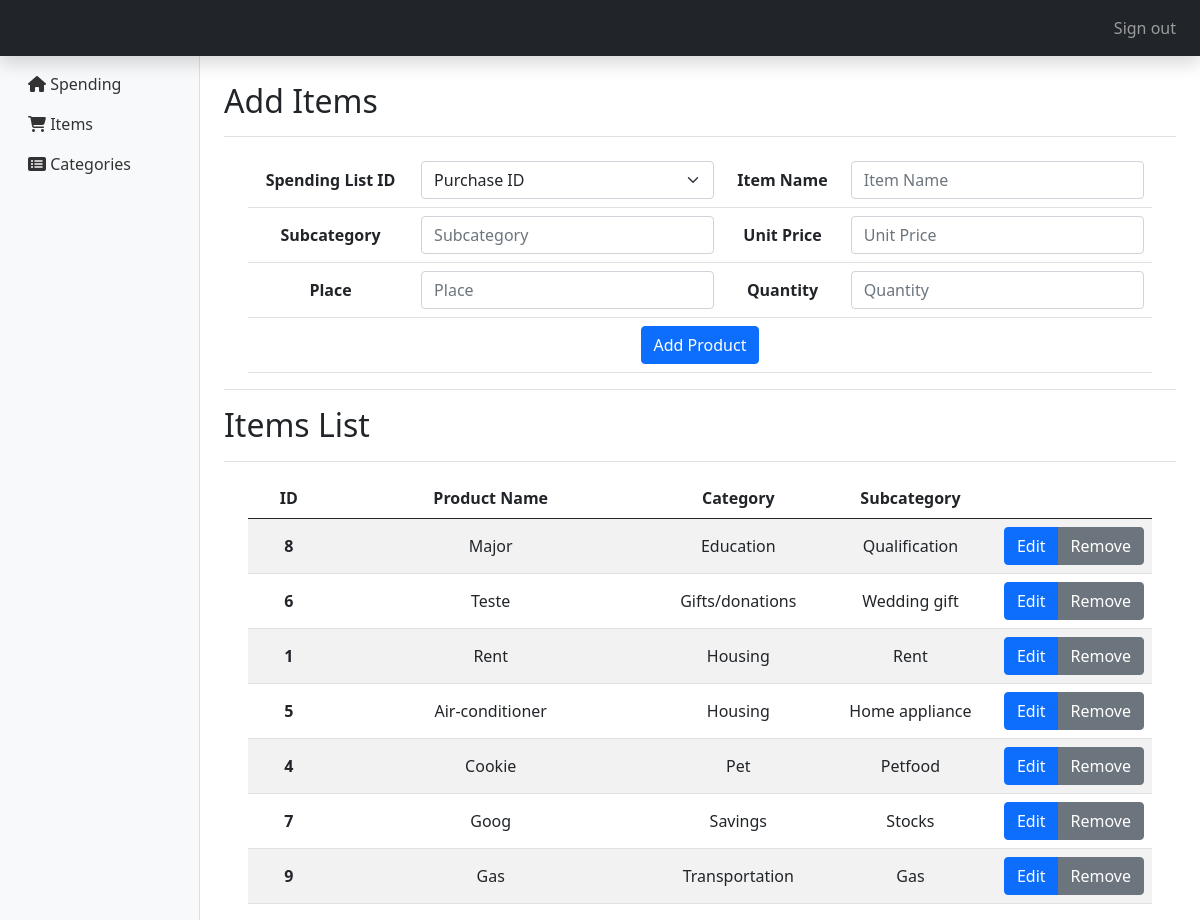
The app's page /items (signed in), older data.
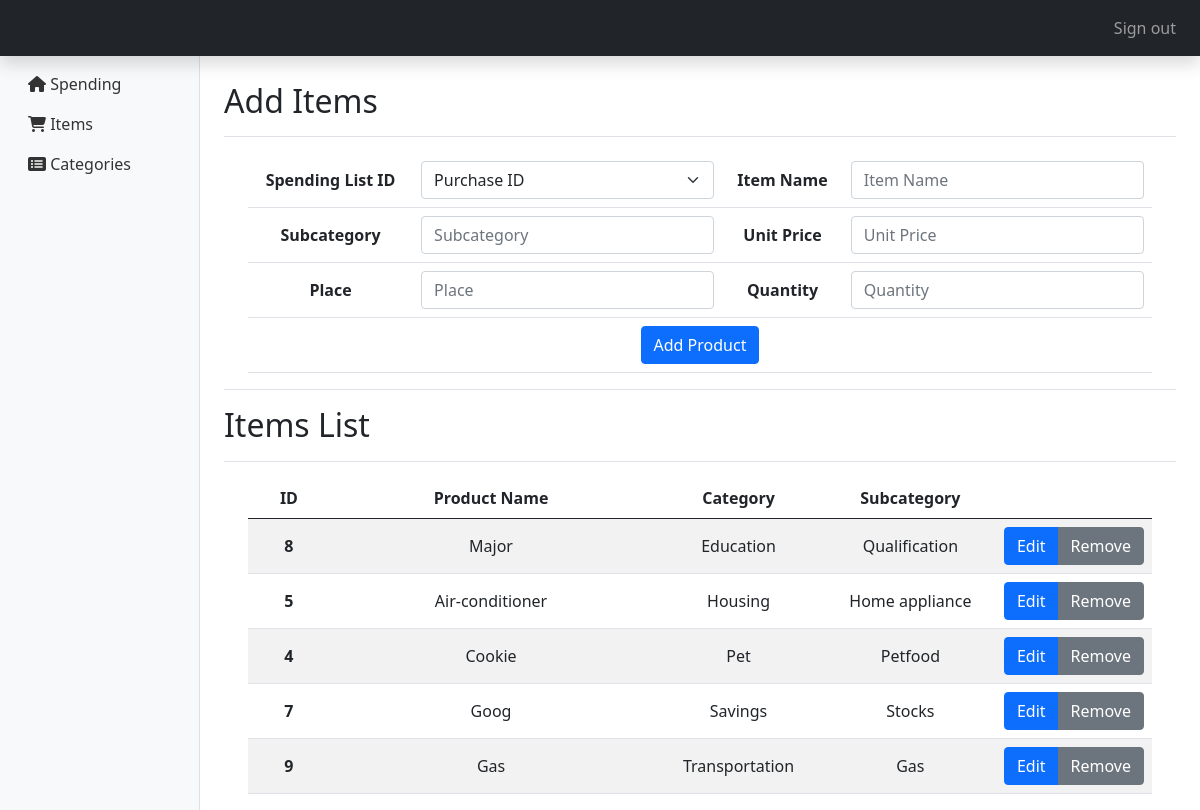
The same page, newer data.
### tables this page shows
CREATE TABLE produto (
    id INTEGER PRIMARY KEY NOT NULL,
    produto_nome VARCHAR(30)
);

CREATE TABLE categoria (
    id INTEGER PRIMARY KEY NOT NULL,
    descricao VARCHAR(30),
    parent_id INTEGER
);

### application.py (the view)
@app.route("/items", methods=["GET", "POST"])
@login_required
def items():
    addItems = request.args.get("idadditems")
    shopping_list = cur.execute("SELECT id FROM compras ORDER BY data DESC").fetchall()
    categories = cur.execute("SELECT * FROM categoria WHERE parent_id IS NULL").fetchall()
    subcategories = cur.execute("SELECT * FROM categoria WHERE parent_id IS NOT NULL").fetchall()
    buttonValue = request.form.get('postbutton')
    itemList = cur.execute(
        "SELECT produto.id, produto.produto_nome, c.descricao AS category, categoria.descricao AS subcategory FROM produto " \
            "INNER JOIN produto_categoria ON produto.id=produto_categoria.id_produto " \
                "INNER JOIN categoria ON produto_categoria.id_categoria=categoria.id "\
                    "INNER JOIN (SELECT id, descricao FROM categoria WHERE parent_id IS NULL) c ON categoria.parent_id=c.id " \
                        "ORDER BY category"
    )
    if request.method == "POST":
        if buttonValue == "edit":
            print("edit")
            newId = request.form.get('newId')
            oldId = request.form.get('oldId')
            newName = request.form.get('newName').lower()
            newSub = request.form.get('newSub')
            if newName != '':
                cur.execute("UPDATE produto SET produto_nome = ? WHERE id = ?", (newName, oldId))
            if newId != '':
                cur.execute("UPDATE produto SET id = ? WHERE id = ?", (newId, oldId))
                cur.execute("UPDATE produto_categoria SET id_produto = ? WHERE id_produto = ?", (newId, oldId))
                cur.execute("UPDATE compra_produto SET produto_id = ? WHERE produto_id = ?", (newId, oldId))
            if newSub is not None:
                cur.execute("UPDATE produto_categoria SET id_categoria = ? WHERE id_produto = ?", (newSub, newId))
            db.commit()
            flash("Item Edited")
        elif buttonValue == "remove":
            itemId = request.form.get('id')
            cur.execute("DELETE FROM produto WHERE id = ?", (itemId,))
            cur.execute("DELETE FROM produto_categoria WHERE id_produto = ?", (itemId,))
            cur.execute("DELETE FROM compra_produto WHERE produto_id = ?", (itemId,))
            db.commit()
            flash("Item Removed")
        else:
            purchases_id = request.form.get("purchases")
            product_name = request.form.get("product_name").lower()
            subcategory = request.form.get("subcategory").lower()
            quantity = request.form.get("quantity")
            place = request.form.get("place").lower()
            unit_price = request.form.get("unit_price")
            catId = cur.execute("SELECT categoria_id FROM compras WHERE id = ?", (purchases_id,)).fetchone()[0]
            productId = cur.execute("SELECT id FROM produto WHERE produto_nome = ?", (product_name,)).fetchone()
            subcatId = cur.execute("SELECT id FROM categoria WHERE descricao = ? AND parent_id IS NOT NULL", (subcategory,)).fetchone()
            placeId = cur.execute("SELECT id FROM fornecedor WHERE fornecedor_nome = ?", (place,)).fetchone()
            if subcatId is None:
                maxId = cur.execute("SELECT MAX (id) FROM categoria WHERE parent_id = ? GROUP BY parent_id", (catId,)).fetchone()
                if maxId:
                    subcatId = maxId[0] + 1
                    cur.execute(
                        "INSERT INTO categoria (id, descricao, parent_id) VALUES (?, ?, ?)", (subcatId, subcategory, catId)
                        )
                else:
                    subcatId = catId * 100
                    cur.execute(
                        "INSERT INTO categoria (id, descricao, parent_id) VALUES (?, ?, ?)", (subcatId, subcategory, catId)
                        )
            else:
                subcatId = subcatId[0]
            if productId is None:
                cur.execute(
                    "INSERT INTO produto (produto_nome) VALUES (?)", (product_name,)
                    )
                productId = cur.execute("SELECT id FROM produto WHERE produto_nome = ?", (product_name,)).fetchone()[0]
                cur.execute(
                    "INSERT INTO produto_categoria (id_produto, id_categoria) VALUES (?, ?)", (productId, subcatId)
                    )
            else:
                productId = productId[0]
            if placeId is None:
                cur.execute(
                    "INSERT INTO fornecedor (fornecedor_nome) VALUES (?)", (place,)
                    )
                placeId = cur.execute("SELECT id FROM fornecedor WHERE fornecedor_nome = ?", (place,)).fetchone()[0]
            else:
                placeId = placeId[0]
            cur.execute(
                "INSERT INTO compra_produto (produto_id, quant, fornecedor_id, compras_id, preco_unit) VALUES (?, ?, ?, ?, ?)", (
                productId, quantity, placeId, purchases_id, unit_price)
                )
            flash("Item Added")
        db.commit()
        return redirect("/items")
    else:
        return render_template("items.html", shopping_list=shopping_list, addItems=addItems, itemList=itemList, subcategories=subcategories, categories=categories)

### application.py (called while the page is built)
@app.after_request
def after_request(response):
    response.headers["Cache-Control"] = "no-cache, no-store, must-revalidate"
    response.headers["Expires"] = 0
    response.headers["Pragma"] = "no-cache"
    return response

### helpers.py (called while the page is built)
def login_required(f):
    @wraps(f)
    def decorated_function(*args, **kwargs):
        if session.get("user_id") is None:
            return redirect("/login")
        return f(*args, **kwargs)
    return decorated_function

### templates/items.html (shortened to what this page needs)
{% extends "layout.html" %}
{% block main %}
<div class="d-flex justify-content-between flex-wrap flex-md-nowrap align-items-center pt-3 pb-2 mb-3 border-bottom">
    <h1 class="h2">Add Items</h1>
</div>
<div class="table-responsive">
    <form action="/items" method="POST">
        <div class="container-fluid d-flex justify-content-center">
            <table class="table align-middle">
                <tbody style="text-align:center">
                    <tr>
                        <th>Spending List ID</th>
                        <td>
                            <select name="purchases" class="form-select" id="purchases" required>
                                <option disabled selected value="">Purchase ID</option>
                            </select>
                        </td>
                        <th>Item Name</th>
                        <td>
                            <input class="form-control" name="product_name" placeholder="Item Name" type="text" id=product_name required autocomplete="off">
                        </td>
                    <tr>
                        <th>Subcategory</th>
                        <td>
                            <input class="form-control" name="subcategory" placeholder="Subcategory" type="text" id="subcat" required autocomplete="off">
                        </td>
                        <th>Unit Price</th>
                        <td>
                            <input class="form-control" name="unit_price" placeholder="Unit Price" type="number" step="0.01" required autocomplete="off">
                        </td>
                    </tr>
                        <th>Place</th>
                        <td>
                            <input class="form-control" name="place" placeholder="Place" type="text" id="place" required autocomplete="off">
                        </td>
                        <th>Quantity</th>
                        <td>
                            <input class="form-control" name="quantity" placeholder="Quantity" type="number" required autocomplete="off">
                        </td>
                     </tr>
                    <tr>
                        <td colspan="4"><button class="btn btn-primary" type="submit" value="add">Add Product</button></td>
                    </tr>
                </tbody>
            </table>
        </div>
    </form>
</div>
<div class="d-flex justify-content-between flex-wrap flex-md-nowrap align-items-center pt-3 pb-2 mb-3 border-bottom border-top">
    <h1 class="h2">Items List</h1>
</div>
<div class="table-responsive">
<div class="container-fluid d-flex justify-content-center">
    <table class="table table-striped align-middle">
        <thead>
            <tr style="text-align:center">
                <th scope="col" width="10%">ID</th>
                <th scope="col" width="40%">Product Name</th>
                <th scope="col" width="20%">Category</th>
                <th scope="col" width="20%">Subcategory</th>
                <th scope="col" width="10%"></th>
            </tr>
        </thead>
        <tbody style="text-align:center">
            {% for item in itemList %}
                <tr id="tr{{ item['id']}}">
                    <form action='/items' method='POST'>
                        <th>{{ item['id'] }}</th>
                        <td value="{{ item['produto_nome']}}">{{ item['produto_nome'].capitalize() }}</td>
                        <td value="{{ item['category']}}">{{ item['category'].capitalize() }}</td>
                        <td value="{{ item['subcategory']}}">{{ item['subcategory'].capitalize() }}</td>
                        <td class="btn-group">
                            <button class="btn btn-primary edit" type="button" value="{{ item['id']}}">Edit</button>
                            <button class="btn btn-secondary" type="submit" name="postbutton" value="remove">Remove</button>
                        </td>
                    </form>
                </tr>
            {% endfor %}
        </tbody>
    </table>
</div>
</div>
{% endblock %}

Row changes from the older to the newer data that the page shows:
removed produto: id "6", produto_nome "Teste", category "Gifts/donations", subcategory "Wedding gift"
no longer on this page (row unchanged): produto: id "1", produto_nome "Rent", category "Housing", subcategory "Rent"
